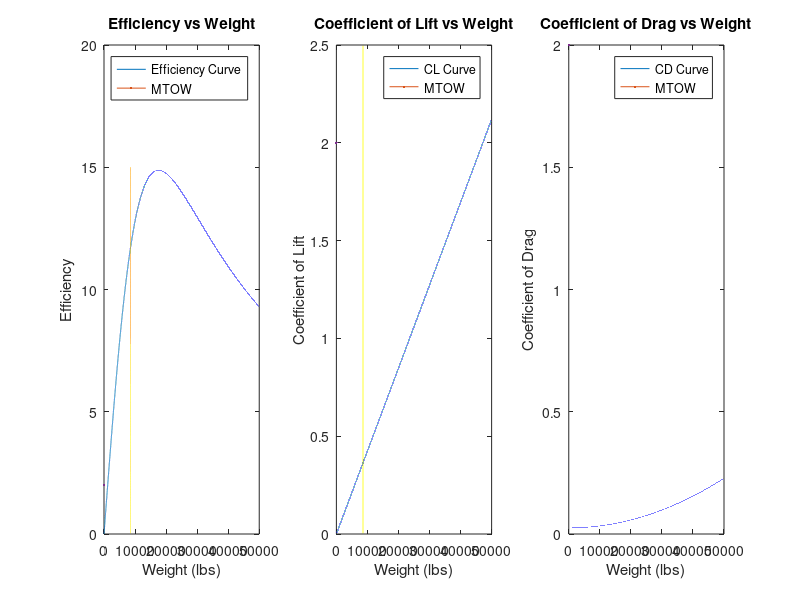

The MATLAB source for this figure:
%%%%%%%%%%%%%%%%%%%%%%%%%%%%%%%%%%%%%%%%%%%%%%%%%

%_______________Weight Optimization______________%

% Find optimal weight to optimize induced drag and aerodynamic effeciency. 

%              © 2026 Falco Foil
%%%%%%%%%%%%%%%%%%%%%%%%%%%%%%%%%%%%%%%%%%%%%%%%%


% Wing Parameters
MTOW = 8600;                         % Maximum Takeoff Weight (MTOW)
rho = 0.0012;                        % slug/ft^3 (Using Atmospheric Model at Crusie Altitude)
S = 225;                             % ft^2
V = 418;                             % ft/s

% Drag Polar Parameters
C_D_o = 0.025;                       % Parasatic Drag
e = 0.8;                             % Oswald Efficiency
b = 44;                              % Span 
c = 5;                               % Chord
AR = b/c;                            % Aspect Ratio
k = 1 / (pi*AR*e);                   % Drag Polar Factor

% Effeciency Calculation
W = 1:1:50000;                       % Weight List
C_L = (2 .* W) / (rho * V^2 * S);    % Coefficient of Lift
C_D = C_D_o + k * C_L.^2;            % Coefficient of Drag
E = C_L ./ C_D;                      % Effeciency

% Effeciency Plot
subplot(1, 3, 1)
plot(W,E,LineWidth=2.0)
title("Efficiency vs Weight")
xlabel("Weight (lbs)")
ylabel("Efficiency")

hold on
MTOWList = MTOW*ones(1,length(W));
MTOW_Vertical = linspace(0,15,length(W));
plot(MTOWList,MTOW_Vertical,LineWidth=2.0)

legend("Efficiency Curve","MTOW")

% Coefficient of Lift Plot
subplot(1, 3, 2)
plot(W,C_L,LineWidth=2.0)
title("Coefficient of Lift vs Weight")
xlabel("Weight (lbs)")
ylabel("Coefficient of Lift")

hold on
MTOWList = MTOW*ones(1,length(W));
MTOW_Vertical = linspace(0,2.5,length(W));
plot(MTOWList,MTOW_Vertical,LineWidth=2.0)

legend("CL Curve","MTOW")

% Coefficient of Drag Plot
subplot(1, 3, 3)
plot(W,C_D,LineWidth=2.0)
title("Coefficient of Drag vs Weight")
xlabel("Weight (lbs)")
ylabel("Coefficient of Drag")

hold on
MTOWList = MTOW*ones(1,length(W));
MTOW_Vertical = linspace(0,0.25,length(W));
plot(MTOWList,MTOW_Vertical,LineWidth=2.0)

legend("CD Curve","MTOW")
